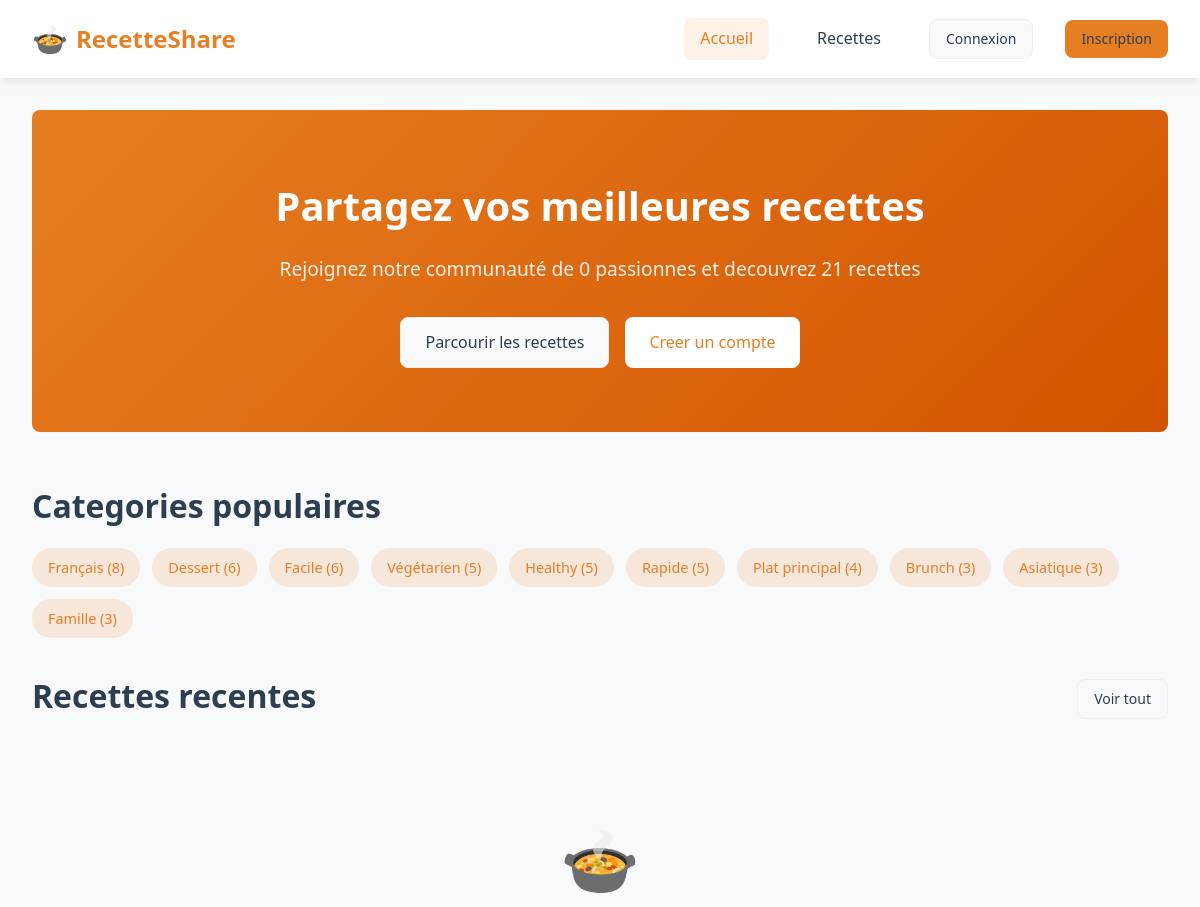
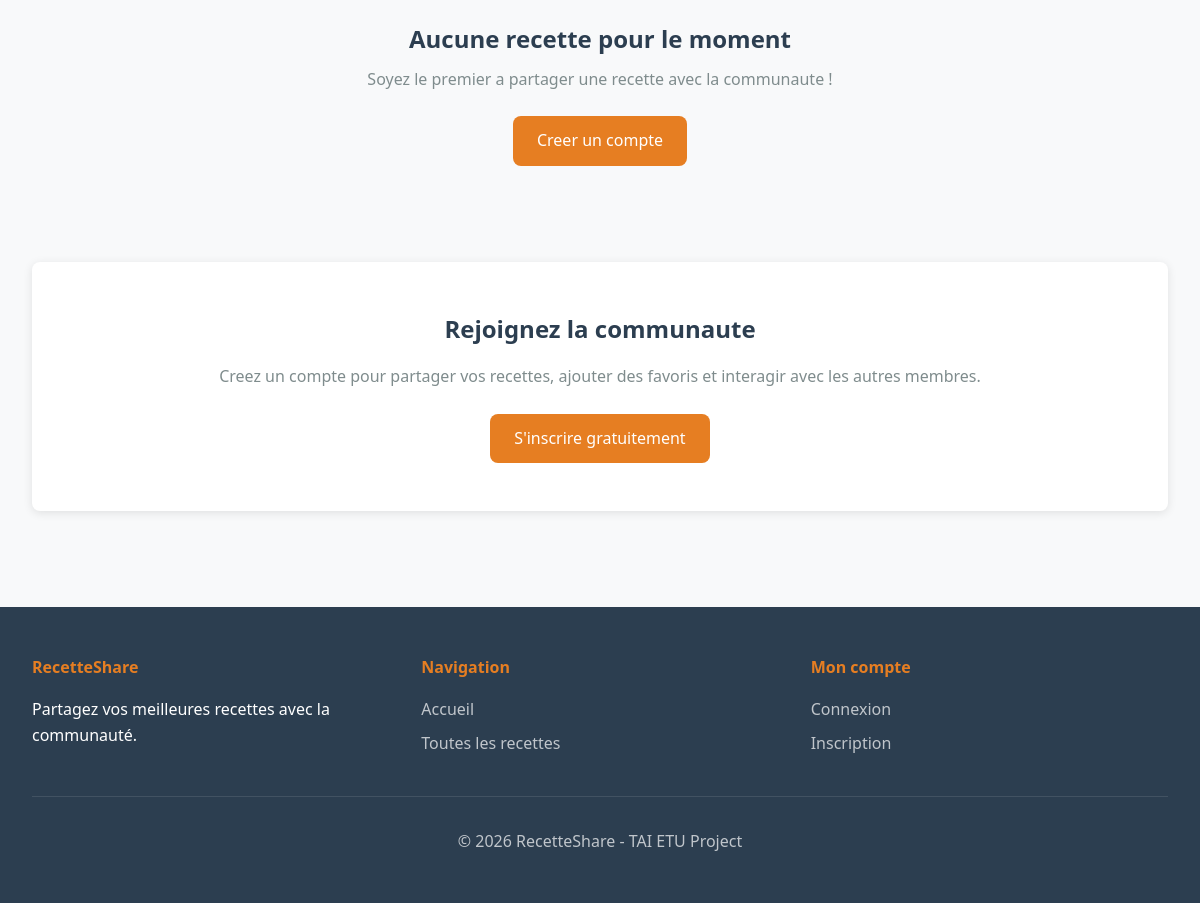
The page / on the database its author committed (2 pictures, top to bottom).
### tables this page shows
CREATE TABLE IF NOT EXISTS tag (
    id INT AUTO_INCREMENT PRIMARY KEY,
    name VARCHAR(50) NOT NULL UNIQUE
);

### includes/functions.php (called while the page is built, shortened)
<?php
function isLoggedIn() {
    return isset($_SESSION['user_id']);
}
?>

### index.php (the view, shortened to what this page needs)
<?php
require_once 'includes/db.php';
require_once 'includes/functions.php';
$basePath = '';
$totalUsers = $pdo->query('SELECT COUNT(*) FROM users')->fetchColumn();
$totalRecipes = $pdo->query('SELECT COUNT(*) FROM recipe WHERE status = "published"')->fetchColumn();
$recentRecipes = $pdo->query('
    SELECT r.*, u.email as author_email,
           (SELECT AVG(rating) FROM rating WHERE recipe_id = r.id) as avg_rating,
           (SELECT COUNT(*) FROM rating WHERE recipe_id = r.id) as rating_count,
           (SELECT COUNT(*) FROM comment WHERE recipe_id = r.id) as comment_count
    FROM recipe r
    JOIN users u ON r.user_id = u.id
    WHERE r.status = "published"
    ORDER BY r.created_at DESC
    LIMIT 8
')->fetchAll(PDO::FETCH_ASSOC);
$popularTags = $pdo->query('
    SELECT t.*, COUNT(rt.recipe_id) as recipe_count
    FROM tag t
    JOIN recipe_tag rt ON t.id = rt.tag_id
    JOIN recipe r ON rt.recipe_id = r.id AND r.status = "published"
    GROUP BY t.id
    ORDER BY recipe_count DESC
    LIMIT 10
')->fetchAll(PDO::FETCH_ASSOC);
require_once 'includes/header.php';
?>
<div class="container">
    <section class="hero" style="text-align: center; padding: 4rem 2rem; background: linear-gradient(135deg, var(--primary-color), #d35400); border-radius: var(--radius); color: white; margin-bottom: 3rem;">
        <h1 style="font-size: 2.5rem; margin-bottom: 1rem;">Partagez vos meilleures recettes</h1>
        <p style="font-size: 1.2rem; opacity: 0.9; margin-bottom: 2rem;">Rejoignez notre communauté de <?= $totalUsers ?> passionnes et decouvrez <?= $totalRecipes ?> recettes</p>
        <div style="display: flex; justify-content: center; gap: 1rem; flex-wrap: wrap;">
            <a href="pages/recipes.php" class="btn btn-secondary">Parcourir les recettes</a>
            <?php if (!isLoggedIn()): ?>
                <a href="pages/signup.php" class="btn" style="background: white; color: var(--primary-color);">Creer un compte</a>
            <?php else: ?>
                <a href="pages/recipe_create.php" class="btn" style="background: white; color: var(--primary-color);">Ajouter une recette</a>
            <?php endif; ?>
        </div>
    </section>
    <?php if (!empty($popularTags)): ?>
    <section class="mb-4">
        <h2 class="page-title mb-2">Categories populaires</h2>
        <div style="display: flex; flex-wrap: wrap; gap: 0.75rem;">
            <?php foreach ($popularTags as $tag): ?>
                <a href="pages/recipes.php?tag=<?= $tag['id'] ?>" class="tag tag-primary" style="font-size: 0.9rem; padding: 0.5rem 1rem;">
                    <?= htmlspecialchars($tag['name']) ?> (<?= $tag['recipe_count'] ?>)
                </a>
            <?php endforeach; ?>
        </div>
    </section>
    <?php endif; ?>
    <section class="mb-4">
        <div class="d-flex justify-between align-center mb-2">
            <h2 class="page-title">Recettes recentes</h2>
            <a href="pages/recipes.php" class="btn btn-secondary btn-sm">Voir tout</a>
        </div>
        <?php if (empty($recentRecipes)): ?>
            <div class="empty-state">
                <div class="empty-state-icon">&#127858;</div>
                <h3 class="empty-state-title">Aucune recette pour le moment</h3>
                <p class="empty-state-text">Soyez le premier a partager une recette avec la communaute !</p>
                <?php if (isLoggedIn()): ?>
                    <a href="pages/recipe_create.php" class="btn btn-primary">Ajouter une recette</a>
                <?php else: ?>
                    <a href="pages/signup.php" class="btn btn-primary">Creer un compte</a>
                <?php endif; ?>
            </div>
        <?php endif; ?>
    </section>
    <?php if (!isLoggedIn()): ?>
    <section style="text-align: center; padding: 3rem 2rem; background: var(--bg-white); border-radius: var(--radius); box-shadow: var(--shadow);">
        <h2 style="margin-bottom: 1rem;">Rejoignez la communaute</h2>
        <p class="text-muted" style="margin-bottom: 1.5rem;">Creez un compte pour partager vos recettes, ajouter des favoris et interagir avec les autres membres.</p>
        <a href="pages/signup.php" class="btn btn-primary">S'inscrire gratuitement</a>
    </section>
    <?php endif; ?>
</div>
<?php require_once 'includes/footer.php'; ?>

### includes/header.php (shortened to what this page needs)
<?php
$unreadNotifications = 0;
$currentPage = basename($_SERVER['PHP_SELF'], '.php');
?>
<!DOCTYPE html>
<html lang="fr">
<head>
    <link rel="stylesheet" href="<?= isset($basePath) ? $basePath : '' ?>assets/style.css">
</head>
<body>
    <header class="header">
        <nav class="nav-container">
            <a href="<?= isset($basePath) ? $basePath : '' ?>index.php" class="logo">
                <span class="logo-icon">&#127858;</span>
                RecetteShare
            </a>
            <div class="nav-links">
                <a href="<?= isset($basePath) ? $basePath : '' ?>index.php" class="<?= $currentPage === 'index' ? 'active' : '' ?>">Accueil</a>
                <a href="<?= isset($basePath) ? $basePath : '' ?>pages/recipes.php" class="<?= $currentPage === 'recipes' ? 'active' : '' ?>">Recettes</a>
                <?php if (isLoggedIn()): ?>
                    <!-- <a href="<?= isset($basePath) ? $basePath : '' ?>pages/notifications.php" class="<?= $currentPage === 'notifications' ? 'active' : '' ?>">
                        Notifications
                        <?php if ($unreadNotifications > 0): ?>
                            <span class="badge badge-open"><?= $unreadNotifications ?></span>
                        <?php endif; ?>
                    </a> -->
                    <?php if (isAdmin()): ?>
                        <a href="<?= isset($basePath) ? $basePath : '' ?>pages/admin.php" class="<?= $currentPage === 'admin' ? 'active' : '' ?>">Admin</a>
                    <?php endif; ?>
                    <a href="<?= isset($basePath) ? $basePath : '' ?>pages/logout.php" class="btn btn-secondary btn-sm">Déconnexion</a>
                <?php else: ?>
                    <a href="<?= isset($basePath) ? $basePath : '' ?>pages/login.php" class="btn btn-secondary btn-sm">Connexion</a>
                    <a href="<?= isset($basePath) ? $basePath : '' ?>pages/signup.php" class="btn btn-primary btn-sm">Inscription</a>
                <?php endif; ?>
            </div>
        </nav>
    </header>
    <main>

### includes/footer.php (shortened to what this page needs)
    </main>
    <footer class="footer">
        <div class="footer-content">
            <div class="footer-section">
                <h4>RecetteShare</h4>
                <p>Partagez vos meilleures recettes avec la communauté.</p>
            </div>
            <div class="footer-section">
                <h4>Navigation</h4>
                <a href="<?= isset($basePath) ? $basePath : '' ?>index.php">Accueil</a>
                <a href="<?= isset($basePath) ? $basePath : '' ?>pages/recipes.php">Toutes les recettes</a>
            </div>
            <div class="footer-section">
                <h4>Mon compte</h4>
                <?php if (isLoggedIn()): ?>
                    <a href="<?= isset($basePath) ? $basePath : '' ?>pages/index.php">Tableau de bord</a>
                    <a href="<?= isset($basePath) ? $basePath : '' ?>pages/favorites.php">Mes favoris</a>
                    <a href="<?= isset($basePath) ? $basePath : '' ?>pages/logout.php">Déconnexion</a>
                <?php else: ?>
                    <a href="<?= isset($basePath) ? $basePath : '' ?>pages/login.php">Connexion</a>
                    <a href="<?= isset($basePath) ? $basePath : '' ?>pages/signup.php">Inscription</a>
                <?php endif; ?>
            </div>
        </div>
        <div class="footer-bottom">
            <p>&copy; <?= date('Y') ?> RecetteShare - TAI ETU Project</p>
        </div>
    </footer>
</body>
</html>

### assets/style.css (style rules this page uses)
:root { --primary-color: #e67e22; --primary-dark: #d35400; --secondary-color: #27ae60; --text-dark: #2c3e50; --text-light: #7f8c8d; --bg-light: #f8f9fa; --bg-white: #ffffff; --border-color: #ecf0f1; --danger-color: #e74c3c; --warning-color: #f39c12; --success-color: #27ae60; --shadow: 0 2px 10px rgba(0, 0, 0, 0.1); --radius: 8px; }
* { margin: 0; padding: 0; box-sizing: border-box; }
body { font-family: 'Segoe UI', Tahoma, Geneva, Verdana, sans-serif; background-color: var(--bg-light); color: var(--text-dark); line-height: 1.6; }
a { color: var(--primary-color); text-decoration: none; transition: color 0.3s ease; }
.header { background: var(--bg-white); box-shadow: var(--shadow); position: sticky; top: 0; z-index: 1000; }
.nav-container { max-width: 1200px; margin: 0 auto; padding: 1rem 2rem; display: flex; justify-content: space-between; align-items: center; }
.logo { font-size: 1.5rem; font-weight: 700; color: var(--primary-color); display: flex; align-items: center; gap: 0.5rem; }
.logo-icon { font-size: 1.8rem; }
.nav-links { display: flex; gap: 2rem; align-items: center; }
.nav-links a { color: var(--text-dark); font-weight: 500; padding: 0.5rem 1rem; border-radius: var(--radius); transition: all 0.3s ease; }
.nav-links a.active { color: var(--primary-color); background-color: rgba(230, 126, 34, 0.1); }
.btn { display: inline-flex; align-items: center; justify-content: center; gap: 0.5rem; padding: 0.75rem 1.5rem; border: none; border-radius: var(--radius); font-size: 1rem; font-weight: 500; cursor: pointer; transition: all 0.3s ease; text-decoration: none; }
.btn-primary { background-color: var(--primary-color); color: white; }
.btn-secondary { background-color: var(--bg-light); color: var(--text-dark); border: 1px solid var(--border-color); }
.btn-sm { padding: 0.5rem 1rem; font-size: 0.875rem; }
.container { max-width: 1200px; margin: 0 auto; padding: 2rem; }
.page-title { font-size: 2rem; color: var(--text-dark); margin-bottom: 0.5rem; }
.tag { display: inline-block; padding: 0.25rem 0.75rem; background-color: var(--bg-light); color: var(--text-light); border-radius: 20px; font-size: 0.75rem; font-weight: 500; }
.tag-primary { background-color: rgba(230, 126, 34, 0.15); color: var(--primary-color); }
.footer { background: var(--text-dark); color: white; padding: 3rem 2rem; margin-top: 4rem; }
.footer-content { max-width: 1200px; margin: 0 auto; display: grid; grid-template-columns: repeat(auto-fit, minmax(200px, 1fr)); gap: 2rem; }
.footer-section h4 { color: var(--primary-color); margin-bottom: 1rem; }
.footer-section a { color: rgba(255, 255, 255, 0.7); display: block; margin-bottom: 0.5rem; }
.footer-bottom { max-width: 1200px; margin: 2rem auto 0; padding-top: 2rem; border-top: 1px solid rgba(255, 255, 255, 0.1); text-align: center; color: rgba(255, 255, 255, 0.7); }
.text-muted { color: var(--text-light); }
.mb-2 { margin-bottom: 1rem; }
.mb-4 { margin-bottom: 2rem; }
.d-flex { display: flex; }
.align-center { align-items: center; }
.justify-between { justify-content: space-between; }
.empty-state { text-align: center; padding: 4rem 2rem; color: var(--text-light); }
.empty-state-icon { font-size: 4rem; margin-bottom: 1rem; }
.empty-state-title { font-size: 1.5rem; color: var(--text-dark); margin-bottom: 0.5rem; }
.empty-state-text { margin-bottom: 1.5rem; }

### rows shown on the page
tag: name "Français", recipe_count "8"
tag: name "Dessert", recipe_count "6"
tag: name "Facile", recipe_count "6"
tag: name "Végétarien", recipe_count "5"
tag: name "Healthy", recipe_count "5"
tag: name "Rapide", recipe_count "5"
tag: name "Plat principal", recipe_count "4"
tag: name "Brunch", recipe_count "3"
tag: name "Asiatique", recipe_count "3"
tag: name "Famille", recipe_count "3"

### other values the page prints
$totalUsers "0"
$totalRecipes "21"
